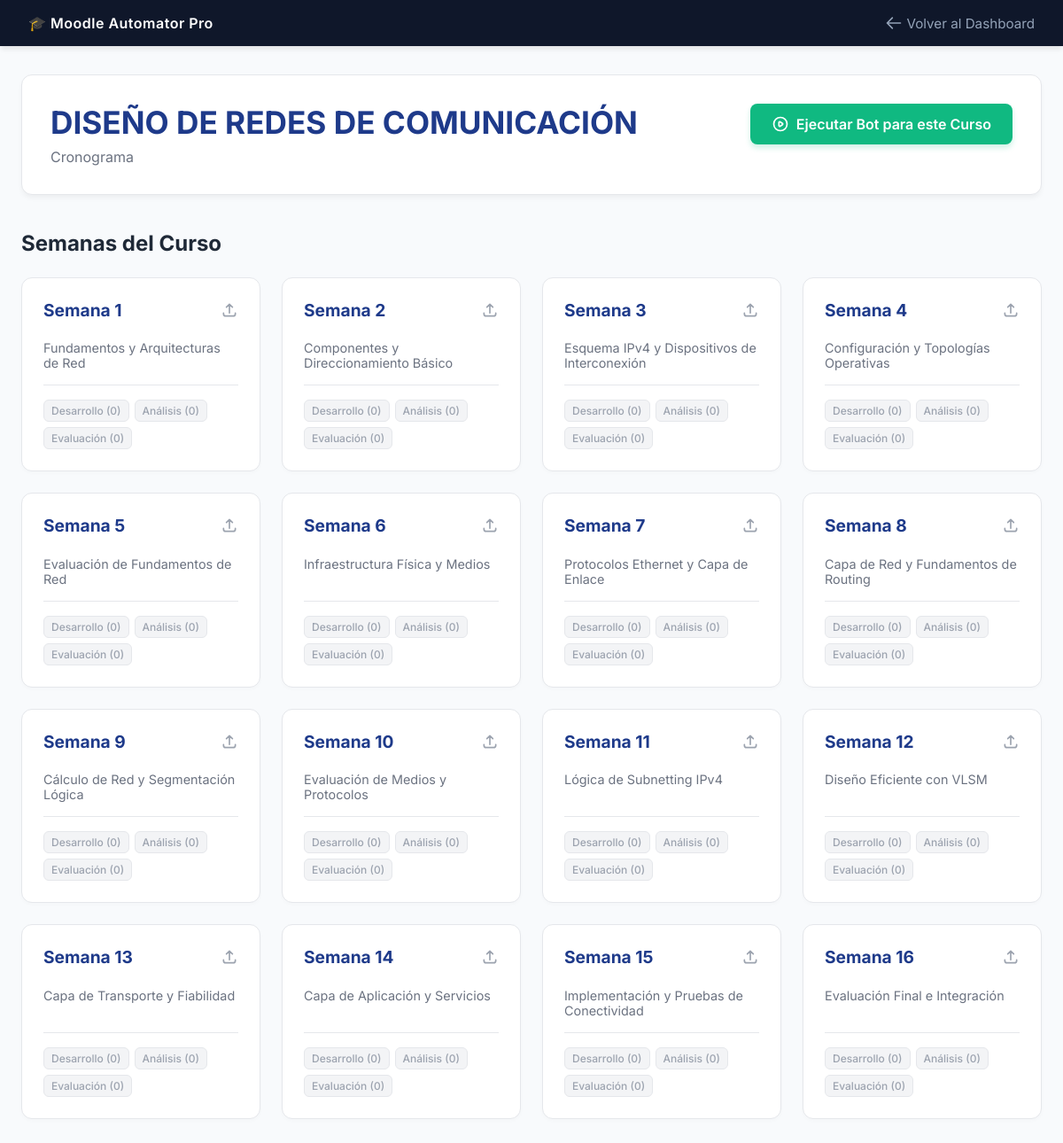
Screenshot of /curso/5/ with the database file from the repository.
### moodle/models.py (models this page shows, shortened)
class TareaAutomatizacion(models.Model):
    curso_nombre = models.CharField(max_length=255, help_text="Nombre exacto del curso. Ej: DISEÑO WEB")
    titulo_general = models.CharField(max_length=255, default="Cronograma general de clases", help_text="Texto a poner en la sección General")
    mensaje_avisos = models.CharField(max_length=255, default="¡Bienvenidos! Es vital cumplir con las tareas.", help_text="Texto motivador para Avisos")
    esta_activa = models.BooleanField(default=True, help_text="Indica si el bot debe procesar este curso")
    ultima_ejecucion = models.DateTimeField(null=True, blank=True, help_text="Última vez que se automatizó")
    class Meta:
        verbose_name = "Tarea de Automatización"
        verbose_name_plural = "Tareas de Automatización"

class RecursoSemana(models.Model):
    tarea = models.ForeignKey(TareaAutomatizacion, on_delete=models.CASCADE, related_name="recursos_semanas")
    semana_numero = models.PositiveIntegerField(help_text="Número de la semana (1, 2, 3...)")
    titulo = models.CharField(max_length=255, help_text="Título del Área de texto")
    texto = models.TextField(help_text="Contenido detallado para esta semana")
    archivos_carpetas = models.JSONField(
        blank=True, null=True,
        help_text=(
            'Rutas de archivos por carpeta en formato JSON. Soporta listas para varios archivos. Ejemplo: '
            '{"desarrollo": ["C:\\\\ruta\\\\archivo1.pdf", "C:\\\\ruta\\\\archivo2.pdf"], '
            '"analisis": "C:\\\\ruta\\\\otro.pdf"}'
        )
    )
    class Meta:
        verbose_name = "Recurso de Semana"
        verbose_name_plural = "Recursos por Semana"
        ordering = ['semana_numero']

### moodle/views.py (the view, shortened to what this page needs)
# urls.py: path('curso/<int:tarea_id>/', views.course_detail, name='course_detail'),
def course_detail(request, tarea_id):
    tarea = get_object_or_404(TareaAutomatizacion, id=tarea_id)
    recursos = tarea.recursos_semanas.all().order_by('semana_numero')
    return render(request, 'moodle/course_detail.html', {'tarea': tarea, 'recursos': recursos})

### moodle/templates/moodle/course_detail.html (shortened to what this page needs)
<!DOCTYPE html>
<html lang="es">
<head>
</head>
<body>
    <nav class="navbar">
        <div style="font-weight: 600; letter-spacing: 0.5px;">🎓 Moodle Automator Pro</div>
        <a href="{% url 'moodle:dashboard' %}">
            <svg width="20" height="20" fill="none" stroke="currentColor" viewBox="0 0 24 24"><path stroke-linecap="round" stroke-linejoin="round" stroke-width="2" d="M10 19l-7-7m0 0l7-7m-7 7h18"></path></svg>
            Volver al Dashboard
        </a>
    </nav>
    <div class="container">
        <div class="header-box">
            <div>
                <h1>{{ tarea.curso_nombre }}</h1>
                <p>{{ tarea.titulo_general }}</p>
            </div>
            <a href="{% url 'moodle:run_bot' tarea.id %}" class="btn-run" onclick="alert('El bot comenzará a procesar este curso en la consola. 🚀')">
                Ejecutar Bot para este Curso
            </a>
        </div>
        <h2 class="section-title">Semanas del Curso</h2>
        <div class="grid">
            {% for rec in recursos %}
            <div class="card" onclick="openModal('{{ rec.id }}', 'Semana {{ rec.semana_numero }}')">
                <h3>
                    Semana {{ rec.semana_numero }}
                    <svg width="20" height="20" fill="none" stroke="#9CA3AF" viewBox="0 0 24 24"><path stroke-linecap="round" stroke-linejoin="round" stroke-width="2" d="M4 16v1a3 3 0 003 3h10a3 3 0 003-3v-1m-4-8l-4-4m0 0L8 8m4-4v12"></path></svg>
                </h3>
                <p>{{ rec.titulo|default:"Sin título" }}</p>
                <div class="badge-list">
                    {% if rec.archivos_carpetas.desarrollo %}
                        <span class="badge">Desarrollo ({{ rec.archivos_carpetas.desarrollo|length }})</span>
                    {% else %}
                        <span class="badge empty">Desarrollo (0)</span>
                    {% endif %}
                    {% if rec.archivos_carpetas.analisis %}
                        <span class="badge">Análisis ({{ rec.archivos_carpetas.analisis|length }})</span>
                    {% else %}
                        <span class="badge empty">Análisis (0)</span>
                    {% endif %}
                    {% if rec.archivos_carpetas.evaluacion %}
                        <span class="badge">Evaluación ({{ rec.archivos_carpetas.evaluacion|length }})</span>
                    {% else %}
                        <span class="badge empty">Evaluación (0)</span>
                    {% endif %}
                </div>
            </div>
            {% endfor %}
        </div>
    </div>
</body>
</html>

### moodle/templates/moodle/course_detail.html (style rules this page uses)
:root { --primary: #1E3A8A; --primary-light: #3B82F6; --secondary: #EFF6FF; --white: #FFFFFF; --text-dark: #1F2937; --text-gray: #6B7280; --border: #E5E7EB; }
body { font-family: 'Inter', sans-serif; background: #F8FAFC; color: var(--text-dark); margin: 0; }
.navbar { background: #0F172A; color: white; padding: 1rem 2rem; display: flex; justify-content: space-between; align-items: center; box-shadow: 0 4px 6px -1px rgba(0,0,0,0.1); }
.navbar a { color: #94A3B8; text-decoration: none; font-size: 0.95rem; display: flex; align-items: center; gap: 5px; transition: color 0.2s; }
.container { max-width: 1200px; margin: 2rem auto; padding: 0 1.5rem; }
.header-box { display: flex; justify-content: space-between; align-items: flex-start; margin-bottom: 2.5rem; background: white; padding: 2rem; border-radius: 12px; box-shadow: 0 4px 6px -1px rgba(0,0,0,0.05); border: 1px solid var(--border); }
.header-box h1 { margin: 0 0 0.5rem 0; color: var(--primary); font-size: 2.2rem; }
.header-box p { margin: 0; color: var(--text-gray); }
.btn-run { background: #10B981; color: white; padding: 0.8rem 1.5rem; text-decoration: none; border-radius: 8px; font-weight: 600; box-shadow: 0 4px 6px rgba(16, 185, 129, 0.2); transition: all 0.2s ease; display: inline-flex; align-items: center; gap: 8px; }
.section-title { margin-bottom: 1.5rem; color: var(--text-dark); font-size: 1.5rem; }
.grid { display: grid; grid-template-columns: repeat(auto-fill, minmax(250px, 1fr)); gap: 1.5rem; }
.card { background: white; border-radius: 12px; padding: 1.5rem; border: 1px solid var(--border); box-shadow: 0 2px 4px rgba(0,0,0,0.02); display: flex; flex-direction: column; cursor: pointer; transition: all 0.2s ease; position: relative; overflow: hidden; }
.card::before { content: ''; position: absolute; top: 0; left: 0; right: 0; height: 4px; background: var(--primary-light); opacity: 0; transition: opacity 0.2s; }
.card h3 { color: var(--primary); margin: 0 0 0.5rem 0; font-size: 1.2rem; display: flex; align-items: center; justify-content: space-between; }
.card p { color: var(--text-gray); font-size: 0.9rem; margin-bottom: 1rem; flex-grow: 1; }
.badge-list { display: flex; gap: 6px; flex-wrap: wrap; margin-top: auto; border-top: 1px solid var(--border); padding-top: 1rem; }
.badge { background: var(--secondary); color: var(--primary); font-size: 0.75rem; padding: 4px 8px; border-radius: 6px; font-weight: 500; border: 1px solid #DBEAFE; }
.badge.empty { background: #F3F4F6; color: #9CA3AF; border-color: #E5E7EB; }

### rows the page displays
TareaAutomatizacion: curso_nombre "DISEÑO DE REDES DE COMUNICACIÓN", titulo_general "Cronograma"
RecursoSemana: semana_numero "1", titulo "Fundamentos y Arquitecturas de Red", shows "Desarrollo (0)", shows "Análisis (0)", shows "Evaluación (0)"
RecursoSemana: semana_numero "2", titulo "Componentes y Direccionamiento Básico", shows "Desarrollo (0)", shows "Análisis (0)", shows "Evaluación (0)"
RecursoSemana: semana_numero "3", titulo "Esquema IPv4 y Dispositivos de Interconexión", shows "Desarrollo (0)", shows "Análisis (0)", shows "Evaluación (0)"
RecursoSemana: semana_numero "4", titulo "Configuración y Topologías Operativas", shows "Desarrollo (0)", shows "Análisis (0)", shows "Evaluación (0)"
RecursoSemana: semana_numero "5", titulo "Evaluación de Fundamentos de Red", shows "Desarrollo (0)", shows "Análisis (0)", shows "Evaluación (0)"
RecursoSemana: semana_numero "6", titulo "Infraestructura Física y Medios", shows "Desarrollo (0)", shows "Análisis (0)", shows "Evaluación (0)"
RecursoSemana: semana_numero "7", titulo "Protocolos Ethernet y Capa de Enlace", shows "Desarrollo (0)", shows "Análisis (0)", shows "Evaluación (0)"
RecursoSemana: semana_numero "8", titulo "Capa de Red y Fundamentos de Routing", shows "Desarrollo (0)", shows "Análisis (0)", shows "Evaluación (0)"
RecursoSemana: semana_numero "9", titulo "Cálculo de Red y Segmentación Lógica", shows "Desarrollo (0)", shows "Análisis (0)", shows "Evaluación (0)"
RecursoSemana: semana_numero "10", titulo "Evaluación de Medios y Protocolos", shows "Desarrollo (0)", shows "Análisis (0)", shows "Evaluación (0)"
RecursoSemana: semana_numero "11", titulo "Lógica de Subnetting IPv4", shows "Desarrollo (0)", shows "Análisis (0)", shows "Evaluación (0)"
RecursoSemana: semana_numero "12", titulo "Diseño Eficiente con VLSM", shows "Desarrollo (0)", shows "Análisis (0)", shows "Evaluación (0)"
RecursoSemana: semana_numero "13", titulo "Capa de Transporte y Fiabilidad", shows "Desarrollo (0)", shows "Análisis (0)", shows "Evaluación (0)"
RecursoSemana: semana_numero "14", titulo "Capa de Aplicación y Servicios", shows "Desarrollo (0)", shows "Análisis (0)", shows "Evaluación (0)"
RecursoSemana: semana_numero "15", titulo "Implementación y Pruebas de Conectividad", shows "Desarrollo (0)", shows "Análisis (0)", shows "Evaluación (0)"
RecursoSemana: semana_numero "16", titulo "Evaluación Final e Integración", shows "Desarrollo (0)", shows "Análisis (0)", shows "Evaluación (0)"
